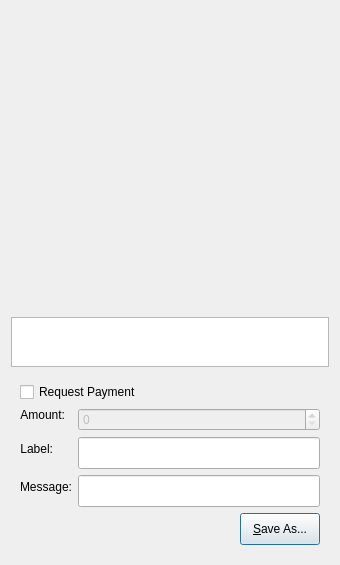
<?xml version="1.0" encoding="UTF-8"?>
<ui version="4.0">
 <class>QRCodeDialog</class>
 <widget class="QDialog" name="QRCodeDialog">
  <property name="geometry">
   <rect>
    <x>0</x>
    <y>0</y>
    <width>340</width>
    <height>556</height>
   </rect>
  </property>
  <property name="windowTitle">
   <string>QR Code Dialog</string>
  </property>
  <layout class="QVBoxLayout" name="verticalLayout_3">
   <item>
    <widget class="QLabel" name="lblQRCode">
     <property name="sizePolicy">
      <sizepolicy hsizetype="Expanding" vsizetype="Expanding">
       <horstretch>0</horstretch>
       <verstretch>0</verstretch>
      </sizepolicy>
     </property>
     <property name="minimumSize">
      <size>
       <width>300</width>
       <height>300</height>
      </size>
     </property>
     <property name="textFormat">
      <enum>Qt::PlainText</enum>
     </property>
     <property name="alignment">
      <set>Qt::AlignCenter</set>
     </property>
     <property name="wordWrap">
      <bool>true</bool>
     </property>
    </widget>
   </item>
   <item>
    <widget class="QPlainTextEdit" name="outUri">
     <property name="sizePolicy">
      <sizepolicy hsizetype="Expanding" vsizetype="Minimum">
       <horstretch>0</horstretch>
       <verstretch>0</verstretch>
      </sizepolicy>
     </property>
     <property name="minimumSize">
      <size>
       <width>0</width>
       <height>50</height>
      </size>
     </property>
     <property name="tabChangesFocus">
      <bool>true</bool>
     </property>
     <property name="textInteractionFlags">
      <set>Qt::TextSelectableByKeyboard|Qt::TextSelectableByMouse</set>
     </property>
    </widget>
   </item>
   <item>
    <widget class="QWidget" name="widget" native="true">
     <layout class="QVBoxLayout" name="verticalLayout_2">
      <item>
       <widget class="QCheckBox" name="chkReqPayment">
        <property name="enabled">
         <bool>true</bool>
        </property>
        <property name="text">
         <string>Request Payment</string>
        </property>
       </widget>
      </item>
      <item>
       <layout class="QFormLayout" name="formLayout">
        <property name="fieldGrowthPolicy">
         <enum>QFormLayout::AllNonFixedFieldsGrow</enum>
        </property>
        <item row="1" column="0">
         <widget class="QLabel" name="lblLabel">
          <property name="text">
           <string>Label:</string>
          </property>
          <property name="textFormat">
           <enum>Qt::PlainText</enum>
          </property>
          <property name="alignment">
           <set>Qt::AlignRight|Qt::AlignTrailing|Qt::AlignVCenter</set>
          </property>
          <property name="buddy">
           <cstring>lnLabel</cstring>
          </property>
         </widget>
        </item>
        <item row="1" column="1">
         <widget class="QLineEdit" name="lnLabel">
          <property name="minimumSize">
           <size>
            <width>0</width>
            <height>32</height>
           </size>
          </property>
          <property name="sizeIncrement">
           <size>
            <width>0</width>
            <height>32</height>
           </size>
          </property>
         </widget>
        </item>
        <item row="2" column="0">
         <widget class="QLabel" name="lblMessage">
          <property name="text">
           <string>Message:</string>
          </property>
          <property name="textFormat">
           <enum>Qt::PlainText</enum>
          </property>
          <property name="alignment">
           <set>Qt::AlignRight|Qt::AlignTrailing|Qt::AlignVCenter</set>
          </property>
          <property name="buddy">
           <cstring>lnMessage</cstring>
          </property>
         </widget>
        </item>
        <item row="2" column="1">
         <widget class="QLineEdit" name="lnMessage">
          <property name="minimumSize">
           <size>
            <width>0</width>
            <height>32</height>
           </size>
          </property>
          <property name="sizeIncrement">
           <size>
            <width>0</width>
            <height>32</height>
           </size>
          </property>
         </widget>
        </item>
        <item row="0" column="0">
         <widget class="QLabel" name="lblAmount">
          <property name="sizePolicy">
           <sizepolicy hsizetype="Preferred" vsizetype="Maximum">
            <horstretch>0</horstretch>
            <verstretch>0</verstretch>
           </sizepolicy>
          </property>
          <property name="text">
           <string>Amount:</string>
          </property>
          <property name="textFormat">
           <enum>Qt::PlainText</enum>
          </property>
          <property name="alignment">
           <set>Qt::AlignRight|Qt::AlignTrailing|Qt::AlignVCenter</set>
          </property>
          <property name="buddy">
           <cstring>lnReqAmount</cstring>
          </property>
         </widget>
        </item>
        <item row="0" column="1">
         <widget class="BitcoinAmountField" name="lnReqAmount">
          <property name="enabled">
           <bool>false</bool>
          </property>
          <property name="minimumSize">
           <size>
            <width>80</width>
            <height>0</height>
           </size>
          </property>
         </widget>
        </item>
       </layout>
      </item>
      <item>
       <layout class="QHBoxLayout" name="horizontalLayout">
        <item>
         <spacer name="horizontalSpacer">
          <property name="orientation">
           <enum>Qt::Horizontal</enum>
          </property>
          <property name="sizeHint" stdset="0">
           <size>
            <width>40</width>
            <height>20</height>
           </size>
          </property>
         </spacer>
        </item>
        <item>
         <widget class="QPushButton" name="btnSaveAs">
          <property name="minimumSize">
           <size>
            <width>0</width>
            <height>32</height>
           </size>
          </property>
          <property name="sizeIncrement">
           <size>
            <width>0</width>
            <height>32</height>
           </size>
          </property>
          <property name="text">
           <string>&amp;Save As...</string>
          </property>
         </widget>
        </item>
       </layout>
      </item>
     </layout>
    </widget>
   </item>
  </layout>
 </widget>
 <customwidgets>
  <customwidget>
   <class>BitcoinAmountField</class>
   <extends>QSpinBox</extends>
   <header>bitcoinamountfield.h</header>
   <container>1</container>
  </customwidget>
 </customwidgets>
 <resources/>
 <connections>
  <connection>
   <sender>chkReqPayment</sender>
   <signal>clicked(bool)</signal>
   <receiver>lnReqAmount</receiver>
   <slot>setEnabled(bool)</slot>
   <hints>
    <hint type="sourcelabel">
     <x>92</x>
     <y>285</y>
    </hint>
    <hint type="destinationlabel">
     <x>98</x>
     <y>311</y>
    </hint>
   </hints>
  </connection>
 </connections>
</ui>
